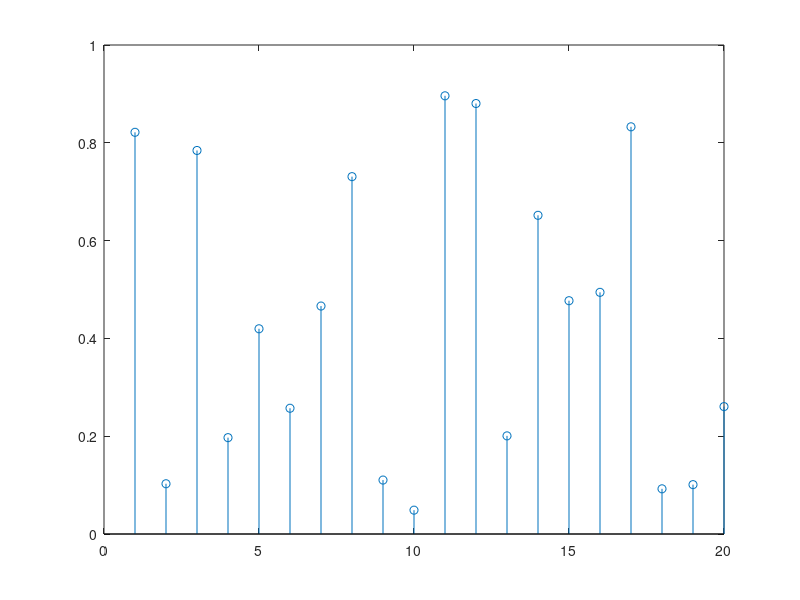
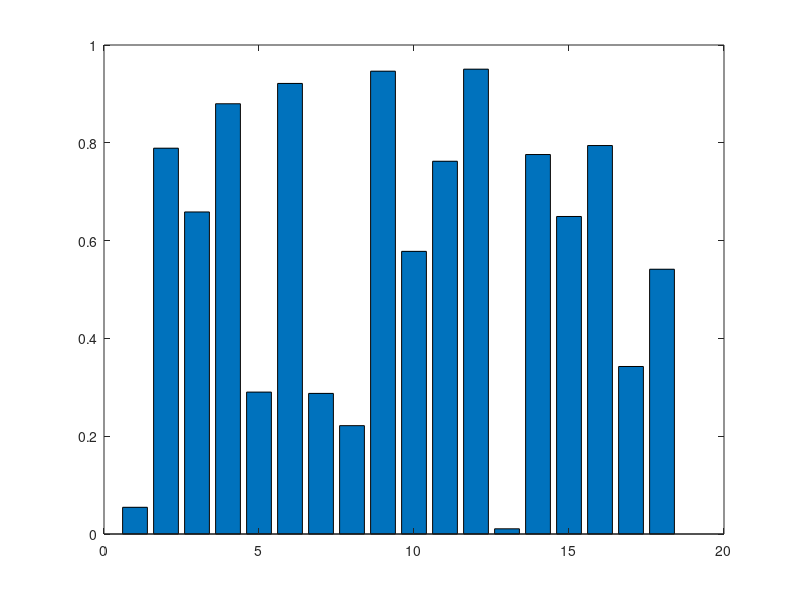
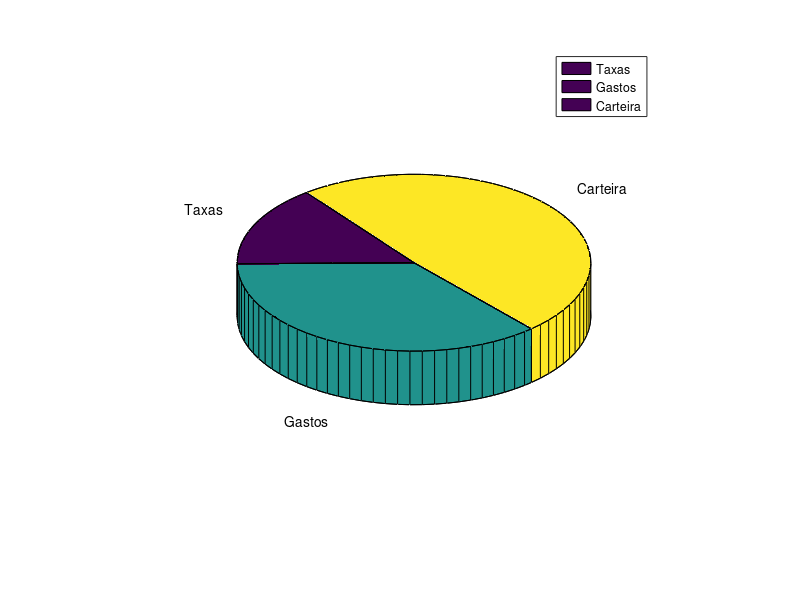

Write the MATLAB code that produced these figures, in order.
clc, clearvars, close all;

% Tipos Específicos

y = rand(1, 20);
figure
stem(y);

yb = rand(1, 18); % Gerador de valores aleatórios
figure
bar(yb);

%%

% Gráficos de Pizza
x = [13 32 43];

figure
labels = {'Taxas', 'Gastos', 'Carteira'};
pie3(x, labels);
legend(labels);
